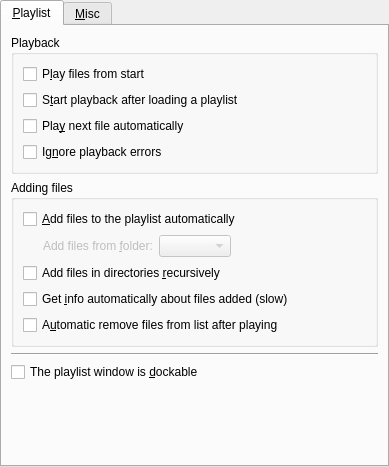
<?xml version="1.0" encoding="UTF-8"?>
<ui version="4.0">
 <class>PrefPlaylist</class>
 <widget class="QWidget" name="PrefPlaylist">
  <property name="geometry">
   <rect>
    <x>0</x>
    <y>0</y>
    <width>389</width>
    <height>467</height>
   </rect>
  </property>
  <layout class="QVBoxLayout">
   <property name="margin">
    <number>0</number>
   </property>
   <item>
    <widget class="QTabWidget" name="playlist_tab">
     <property name="currentIndex">
      <number>0</number>
     </property>
     <widget class="QWidget" name="tab">
      <attribute name="title">
       <string>&amp;Playlist</string>
      </attribute>
      <layout class="QVBoxLayout">
       <item>
        <widget class="QGroupBox" name="groupBox">
         <property name="title">
          <string>Playback</string>
         </property>
         <layout class="QVBoxLayout" name="verticalLayout">
          <item>
           <widget class="QCheckBox" name="play_from_start_check">
            <property name="text">
             <string>P&amp;lay files from start</string>
            </property>
           </widget>
          </item>
          <item>
           <widget class="QCheckBox" name="play_on_load_check">
            <property name="text">
             <string>S&amp;tart playback after loading a playlist</string>
            </property>
           </widget>
          </item>
          <item>
           <widget class="QCheckBox" name="play_next_automatically_check">
            <property name="text">
             <string>Pla&amp;y next file automatically</string>
            </property>
           </widget>
          </item>
          <item>
           <widget class="QCheckBox" name="ignore_errors_check">
            <property name="text">
             <string>Ig&amp;nore playback errors</string>
            </property>
           </widget>
          </item>
         </layout>
        </widget>
       </item>
       <item>
        <widget class="QGroupBox" name="groupBox_2">
         <property name="title">
          <string>Adding files</string>
         </property>
         <layout class="QVBoxLayout" name="verticalLayout_2">
          <item>
           <widget class="QCheckBox" name="auto_add_to_playlist_check">
            <property name="text">
             <string>&amp;Add files to the playlist automatically</string>
            </property>
           </widget>
          </item>
          <item>
           <layout class="QHBoxLayout">
            <item>
             <spacer>
              <property name="orientation">
               <enum>Qt::Horizontal</enum>
              </property>
              <property name="sizeType">
               <enum>QSizePolicy::Fixed</enum>
              </property>
              <property name="sizeHint" stdset="0">
               <size>
                <width>20</width>
                <height>20</height>
               </size>
              </property>
             </spacer>
            </item>
            <item>
             <widget class="QLabel" name="media_to_add_label">
              <property name="enabled">
               <bool>false</bool>
              </property>
              <property name="text">
               <string>Add files from &amp;folder:</string>
              </property>
              <property name="buddy">
               <cstring>media_to_add_combo</cstring>
              </property>
             </widget>
            </item>
            <item>
             <widget class="QComboBox" name="media_to_add_combo">
              <property name="enabled">
               <bool>false</bool>
              </property>
             </widget>
            </item>
            <item>
             <spacer name="horizontalSpacer">
              <property name="orientation">
               <enum>Qt::Horizontal</enum>
              </property>
              <property name="sizeHint" stdset="0">
               <size>
                <width>40</width>
                <height>20</height>
               </size>
              </property>
             </spacer>
            </item>
           </layout>
          </item>
          <item>
           <widget class="QCheckBox" name="recursive_check">
            <property name="text">
             <string>Add files in directories &amp;recursively</string>
            </property>
           </widget>
          </item>
          <item>
           <widget class="QCheckBox" name="getinfo_check">
            <property name="text">
             <string>Get &amp;info automatically about files added (slow)</string>
            </property>
           </widget>
          </item>
          <item>
           <widget class="QCheckBox" name="remove_after_play_check">
            <property name="text">
             <string>A&amp;utomatic remove files from list after playing</string>
            </property>
           </widget>
          </item>
         </layout>
        </widget>
       </item>
       <item>
        <widget class="Line" name="line">
         <property name="orientation">
          <enum>Qt::Horizontal</enum>
         </property>
        </widget>
       </item>
       <item>
        <widget class="QCheckBox" name="dockable_check">
         <property name="text">
          <string>The playlist window is &amp;dockable</string>
         </property>
        </widget>
       </item>
       <item>
        <spacer>
         <property name="orientation">
          <enum>Qt::Vertical</enum>
         </property>
         <property name="sizeHint" stdset="0">
          <size>
           <width>20</width>
           <height>40</height>
          </size>
         </property>
        </spacer>
       </item>
      </layout>
     </widget>
     <widget class="QWidget" name="misc_tab">
      <attribute name="title">
       <string>&amp;Misc</string>
      </attribute>
      <layout class="QVBoxLayout" name="verticalLayout_3">
       <item>
        <widget class="QCheckBox" name="autosort_check">
         <property name="text">
          <string>A&amp;uto sort</string>
         </property>
        </widget>
       </item>
       <item>
        <widget class="QCheckBox" name="case_sensitive_search_check">
         <property name="text">
          <string>Cas&amp;e sensitive search</string>
         </property>
        </widget>
       </item>
       <item>
        <widget class="QCheckBox" name="autosave_on_exit_check">
         <property name="text">
          <string>&amp;Save a copy of the playlist on exit</string>
         </property>
        </widget>
       </item>
       <item>
        <widget class="QCheckBox" name="allow_delete_files_check">
         <property name="text">
          <string>Enable the option to delete files from &amp;disk</string>
         </property>
        </widget>
       </item>
       <item>
        <spacer name="verticalSpacer">
         <property name="orientation">
          <enum>Qt::Vertical</enum>
         </property>
         <property name="sizeHint" stdset="0">
          <size>
           <width>20</width>
           <height>301</height>
          </size>
         </property>
        </spacer>
       </item>
      </layout>
     </widget>
    </widget>
   </item>
  </layout>
 </widget>
 <tabstops>
  <tabstop>playlist_tab</tabstop>
  <tabstop>play_from_start_check</tabstop>
  <tabstop>play_on_load_check</tabstop>
  <tabstop>play_next_automatically_check</tabstop>
  <tabstop>ignore_errors_check</tabstop>
  <tabstop>auto_add_to_playlist_check</tabstop>
  <tabstop>media_to_add_combo</tabstop>
  <tabstop>recursive_check</tabstop>
  <tabstop>getinfo_check</tabstop>
  <tabstop>dockable_check</tabstop>
  <tabstop>autosort_check</tabstop>
  <tabstop>case_sensitive_search_check</tabstop>
  <tabstop>autosave_on_exit_check</tabstop>
  <tabstop>allow_delete_files_check</tabstop>
 </tabstops>
 <resources/>
 <connections>
  <connection>
   <sender>auto_add_to_playlist_check</sender>
   <signal>toggled(bool)</signal>
   <receiver>media_to_add_combo</receiver>
   <slot>setEnabled(bool)</slot>
   <hints>
    <hint type="sourcelabel">
     <x>188</x>
     <y>50</y>
    </hint>
    <hint type="destinationlabel">
     <x>285</x>
     <y>82</y>
    </hint>
   </hints>
  </connection>
  <connection>
   <sender>auto_add_to_playlist_check</sender>
   <signal>toggled(bool)</signal>
   <receiver>media_to_add_label</receiver>
   <slot>setEnabled(bool)</slot>
   <hints>
    <hint type="sourcelabel">
     <x>188</x>
     <y>50</y>
    </hint>
    <hint type="destinationlabel">
     <x>118</x>
     <y>82</y>
    </hint>
   </hints>
  </connection>
 </connections>
</ui>
